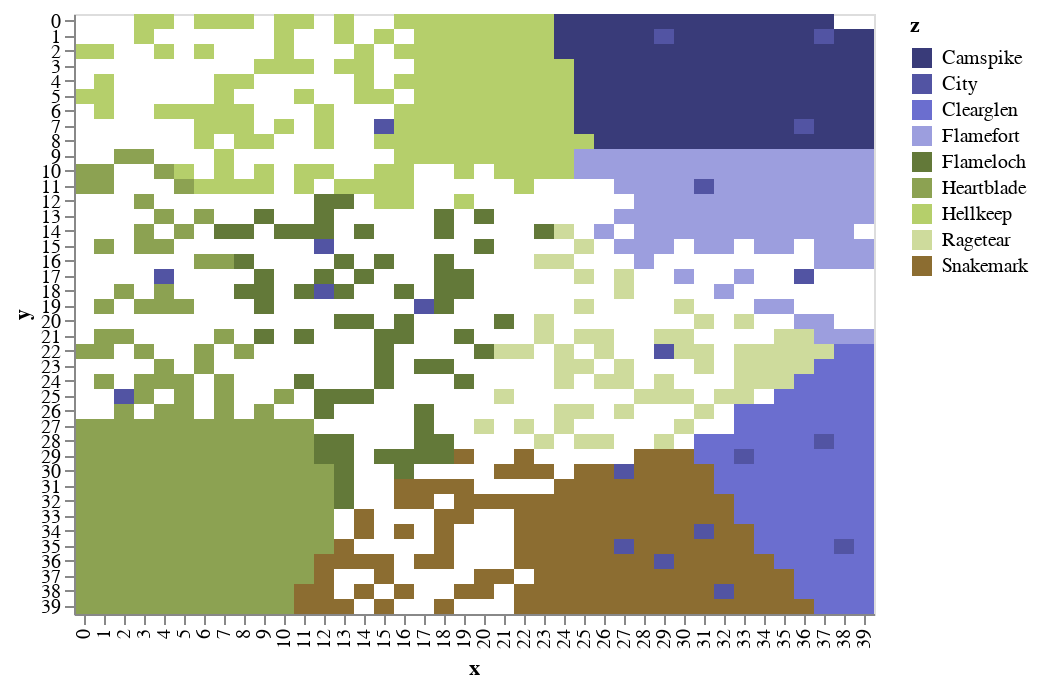

Source (notebook cell):
### Markdown cell above
# Nations and Conflict

### Code cell
import pandas as pd
import numpy as np
import pickle

import altair as alt
#only using yaml for it's pretty printing feature. 
import yaml

# importing local libraries for drawings (because they clutter)
# in Github, you can search  
#   They should still be available within the git repo but it's pretty much template stuff from altair
import sys
sys.path.append('../')
sys.path.append('../../')
from lib.builders import towns,nations,people,events

import lib.drawMaps as draw

with (open('world_2.p', 'rb')) as pickle_file:
    world = pickle.load(pickle_file)
    
draw.drawboarders(world.df_features)

### Figure 1 — Vega-Lite specification as saved in the notebook (floating-point values rounded to 4 significant figures; data arrays with more than 128 entries replaced by an {"elided": "..."} marker saying what was removed)
{"$schema": "https://vega.github.io/schema/vega-lite/v2.6.0.json", "config": {"view": {"height": 300, "width": 400}}, "data": {"name": "data-2305c9701e039661510823898ca450d7"}, "datasets": {"data-2305c9701e039661510823898ca450d7": {"elided": "1015 records"}}, "encoding": {"color": {"field": "z", "scale": {"scheme": "category20b"}, "type": "nominal"}, "tooltip": [{"field": "terrain", "type": "nominal"}, {"field": "feature", "type": "nominal"}, {"field": "nation", "type": "nominal"}], "x": {"field": "x", "type": "ordinal"}, "y": {"field": "y", "type": "ordinal"}}, "mark": "rect"}
